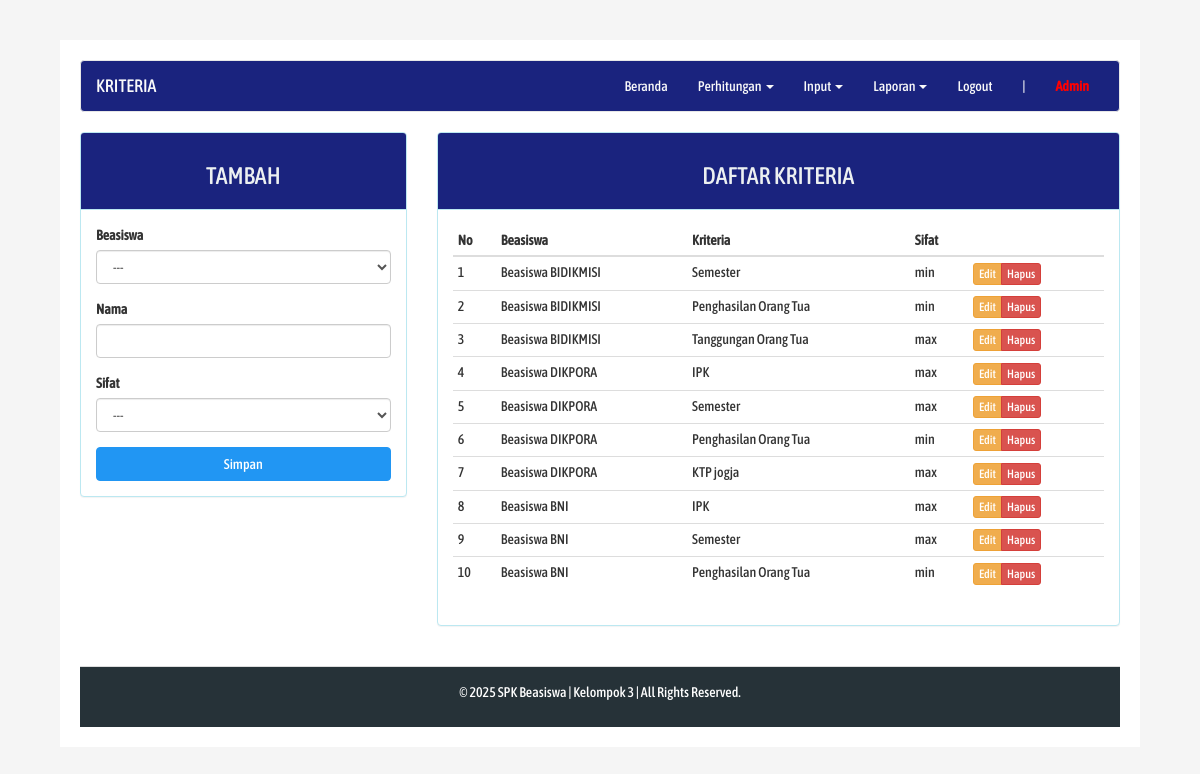
The app's page /index.php?page=kriteria (signed in) with its own data.
### tables this page shows
CREATE TABLE `kriteria` (
  `kd_kriteria` int NOT NULL,
  `kd_beasiswa` int NOT NULL,
  `nama` varchar(50) DEFAULT NULL,
  `sifat` enum('min','max') DEFAULT NULL
);

CREATE TABLE `beasiswa` (
  `kd_beasiswa` int NOT NULL,
  `nama` varchar(50) DEFAULT NULL
);

### page/kriteria.php (the view, shortened to what this page needs)
<?php
$update = (isset($_GET['action']) AND $_GET['action'] == 'update') ? true : false;
?>
<div class="row">
	<div class="col-md-4">
	    <div class="panel panel-<?= ($update) ? "warning" : "info" ?>">
	        <div class="panel-heading"><h3 class="text-center"><?= ($update) ? "EDIT" : "TAMBAH" ?></h3></div>
	        <div class="panel-body">
	            <form action="<?=$_SERVER['REQUEST_URI']?>" method="POST">
					<div class="form-group">
						<label for="kd_beasiswa">Beasiswa</label>
							<select class="form-control" name="kd_beasiswa">
								<option>---</option>
							</select>
					</div>
	                <div class="form-group">
	                    <label for="nama">Nama</label>
	                    <input type="text" name="nama" class="form-control" <?= (!$update) ?: 'value="'.$row["nama"].'"' ?>>
	                </div>
					<div class="form-group">
	                	<label for="sifat">Sifat</label>
							<select class="form-control" name="sifat">
								<option>---</option>
							</select>
					</div>
	                <button type="submit" class="btn btn-<?= ($update) ? "warning" : "info" ?> btn-block">Simpan</button>
	            </form>
	        </div>
	    </div>
	</div>
	<div class="col-md-8">
	    <div class="panel panel-info">
	        <div class="panel-heading"><h3 class="text-center">DAFTAR KRITERIA</h3></div>
	        <div class="panel-body">
	            <table class="table table-condensed">
	                <thead>
	                    <tr>
	                        <th>No</th>
	                        <th>Beasiswa</th>
	                        <th>Kriteria</th>
	                        <th>Sifat</th>
	                        <th></th>
	                    </tr>
	                </thead>
	                <tbody>
	                    <?php $no = 1; ?>
	                    <?php if ($query = $connection->query("SELECT a.nama AS kriteria, b.nama AS beasiswa, a.kd_kriteria, a.sifat FROM kriteria a JOIN beasiswa b USING(kd_beasiswa)")): ?>
	                        <?php while($row = $query->fetch_assoc()): ?>
	                        <tr>
	                            <td><?=$no++?></td>
	                            <td><?=$row['beasiswa']?></td>
	                            <td><?=$row['kriteria']?></td>
	                            <td><?=$row['sifat']?></td>
	                            <td>
	                                <div class="btn-group">
	                                    <a href="?page=kriteria&action=update&key=<?=$row['kd_kriteria']?>" class="btn btn-warning btn-xs">Edit</a>
	                                    <a href="?page=kriteria&action=delete&key=<?=$row['kd_kriteria']?>" class="btn btn-danger btn-xs">Hapus</a>
	                                </div>
	                            </td>
	                        </tr>
	                        <?php endwhile ?>
	                    <?php endif ?>
	                </tbody>
	            </table>
	        </div>
	    </div>
	</div>
</div>

### index.php (shortened to what this page needs)
<?php
require_once "config.php";
?>
<!DOCTYPE html>
<html lang="en">
<head>
    <link rel="stylesheet" href="assets/css/bootstrap.min.css">
    <link rel="stylesheet" href="assets/css/custom.css">
</head>
<body>
    <div class="container">
        <nav class="navbar navbar-default">
            <div class="container-fluid">
                <div class="navbar-header">
                    <a class="navbar-brand" href="#"><?php $str = (isset($_GET["page"])) ? (($_GET["page"] == "nilai") ? "persyaratan" : $_GET["page"]) : "home"; echo strtoupper($str)?></a>
                </div>
                <div class="collapse navbar-collapse" id="bs-example-navbar-collapse-1">
                    <ul class="nav navbar-nav navbar-right">
                        <li><a href="?page=home">Beranda <span class="sr-only">(current)</span></a></li>
                        <li class="dropdown">
                          <a href="#" class="dropdown-toggle" data-toggle="dropdown" role="button" aria-haspopup="true" aria-expanded="false">Perhitungan <span class="caret"></span></a>
                        </li>
                        <li class="dropdown">
                          <a href="#" class="dropdown-toggle" data-toggle="dropdown" role="button" aria-haspopup="true" aria-expanded="false">Input <span class="caret"></span></a>
                        </li>
                        <li class="dropdown">
                          <a href="#" class="dropdown-toggle" data-toggle="dropdown" role="button" aria-haspopup="true" aria-expanded="false">Laporan <span class="caret"></span></a>
                        </li>
                        <li><a href="logout.php">Logout</a></li>
                        <li><a href="#">|</a></li>
                        <li><a href="#" style="font-weight: bold; color: red;"><?= ucfirst($_SESSION["username"]) ?></a></li>
                    </ul>
                </div>
            </div>
        </nav>
        <div class="row">
            <div class="col-md-12">
              <?php include page($_PAGE); ?>
            </div>
        </div>
        <footer class="footer">
            <p class="text-center">&copy; <?= date("Y") ?> SPK Beasiswa | Kelompok 3 | All Rights Reserved.</p>
    </div>
</body>
</html>

### assets/css/custom.css (style rules this page uses)
body { font-family: 'Asap Condensed 500', serif; background-color: #F5F5F5; }
.container { background-color: #FFFFFF; padding: 20px !important; }
.panel-info>.panel-heading { color:#ECF0F1 !important; background-color: #1A237E; border-color:#bce8f1; }
.btn-info { background-color: #2196F3 !important; border-color: #2196F3 !important; }
.navbar-default { background-color:#1A237E; }
.navbar-default .navbar-brand { color: #fafafa; }
.navbar-default .navbar-nav>li>a { color:#fafafa }
.navbar-default .navbar-collapse, .navbar-default .navbar-form { border-color:#e7e7e7 }
@media (min-width:1200px) { .container { width:90%; } }
@media (min-width:1200px) { .footer { background-color: #263238; color: #FFFFFF; padding: 15px 0; text-align: center; border-top: 1px solid #ddd; margin-top: 20px; } }

### index.php (style rules this page uses)
body { margin-top: 40px; }

### records on screen
kriteria: kd_beasiswa.nama "Beasiswa BIDIKMISI", nama "Semester", sifat "min"
kriteria: kd_beasiswa.nama "Beasiswa BIDIKMISI", nama "Penghasilan Orang Tua", sifat "min"
kriteria: kd_beasiswa.nama "Beasiswa BIDIKMISI", nama "Tanggungan Orang Tua", sifat "max"
kriteria: kd_beasiswa.nama "Beasiswa DIKPORA", nama "IPK", sifat "max"
kriteria: kd_beasiswa.nama "Beasiswa DIKPORA", nama "Semester", sifat "max"
kriteria: kd_beasiswa.nama "Beasiswa DIKPORA", nama "Penghasilan Orang Tua", sifat "min"
kriteria: kd_beasiswa.nama "Beasiswa DIKPORA", nama "KTP jogja", sifat "max"
kriteria: kd_beasiswa.nama "Beasiswa BNI", nama "IPK", sifat "max"
kriteria: kd_beasiswa.nama "Beasiswa BNI", nama "Semester", sifat "max"
kriteria: kd_beasiswa.nama "Beasiswa BNI", nama "Penghasilan Orang Tua", sifat "min"

### other values on screen
$str "KRITERIA"
$_SESSION["username"] "Admin"
